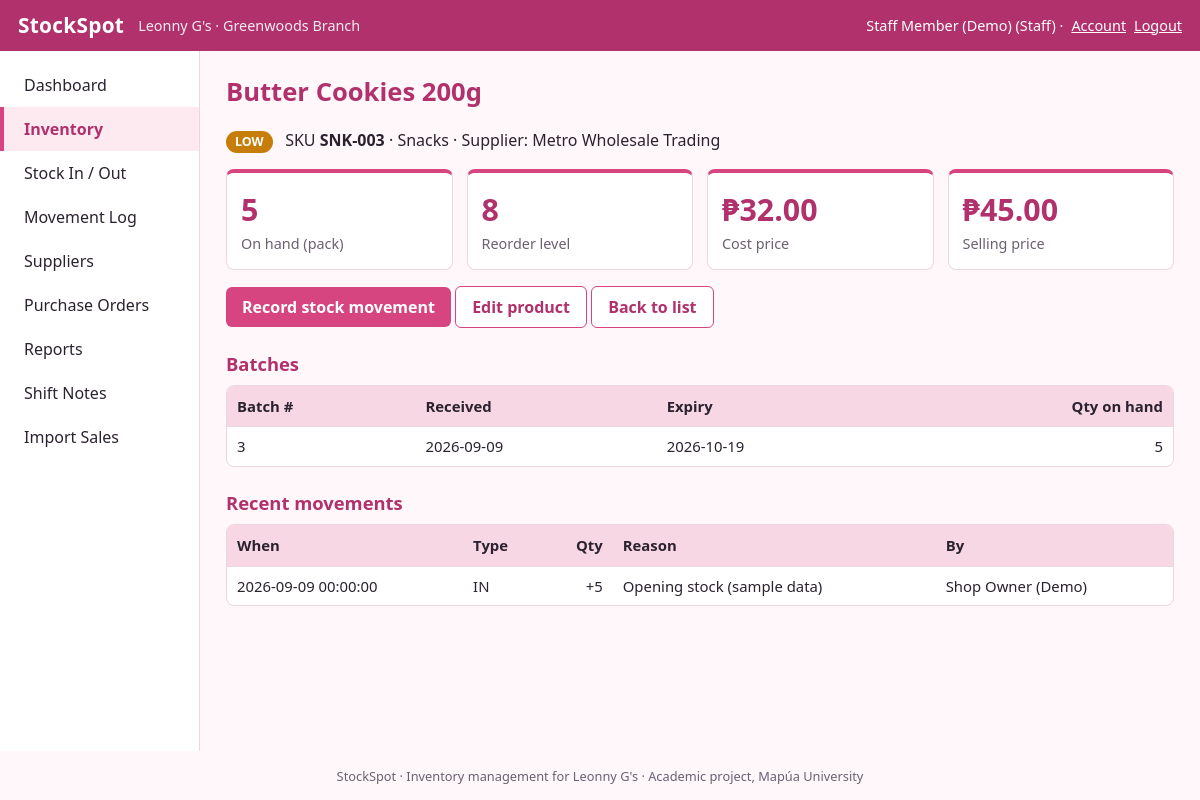
Screenshot of /product_view.php?id=3 (signed in) with the database file from the repository.
### tables this page shows
CREATE TABLE products (
  product_id    INT UNSIGNED AUTO_INCREMENT PRIMARY KEY,
  category_id   INT UNSIGNED NOT NULL,
  supplier_id   INT UNSIGNED NULL,
  sku           VARCHAR(50)  NOT NULL UNIQUE,
  product_name  VARCHAR(100) NOT NULL,
  unit          VARCHAR(20)  NOT NULL DEFAULT 'pc',
  cost_price    DECIMAL(10,2) NOT NULL DEFAULT 0,
  selling_price DECIMAL(10,2) NOT NULL DEFAULT 0,
  reorder_level INT UNSIGNED NOT NULL DEFAULT 0,
  has_expiry    TINYINT(1) NOT NULL DEFAULT 0,
  is_archived   TINYINT(1) NOT NULL DEFAULT 0,
  created_at    TIMESTAMP NOT NULL DEFAULT CURRENT_TIMESTAMP,
  CONSTRAINT fk_prod_cat FOREIGN KEY (category_id) REFERENCES categories(category_id),
  CONSTRAINT fk_prod_sup FOREIGN KEY (supplier_id) REFERENCES suppliers(supplier_id) ON DELETE SET NULL,
  CONSTRAINT chk_prices CHECK (cost_price >= 0 AND selling_price >= 0),
  INDEX idx_prod_name (product_name)
);

CREATE TABLE categories (
  category_id   INT UNSIGNED AUTO_INCREMENT PRIMARY KEY,
  category_name VARCHAR(60) NOT NULL UNIQUE
);

CREATE TABLE suppliers (
  supplier_id    INT UNSIGNED AUTO_INCREMENT PRIMARY KEY,
  supplier_name  VARCHAR(100) NOT NULL,
  contact_number VARCHAR(30)  NULL,
  address        VARCHAR(255) NULL
);

CREATE TABLE stock_batches (
  batch_id         INT UNSIGNED AUTO_INCREMENT PRIMARY KEY,
  product_id       INT UNSIGNED NOT NULL,
  po_item_id       INT UNSIGNED NULL,
  quantity_on_hand INT UNSIGNED NOT NULL DEFAULT 0,
  date_received    DATE NOT NULL,
  expiry_date      DATE NULL,
  CONSTRAINT fk_batch_prod FOREIGN KEY (product_id) REFERENCES products(product_id),
  CONSTRAINT fk_batch_poi  FOREIGN KEY (po_item_id) REFERENCES po_items(po_item_id) ON DELETE SET NULL,
  INDEX idx_batch_prod_exp (product_id, expiry_date)
);

CREATE TABLE stock_movements (
  movement_id INT UNSIGNED AUTO_INCREMENT PRIMARY KEY,
  product_id  INT UNSIGNED NOT NULL,
  batch_id    INT UNSIGNED NULL,
  user_id     INT UNSIGNED NOT NULL,
  type        ENUM('IN','OUT','ADJUST','WASTE') NOT NULL,
  quantity    INT NOT NULL,                  
  reason      VARCHAR(255) NULL,
  moved_at    DATETIME NOT NULL DEFAULT CURRENT_TIMESTAMP,
  CONSTRAINT fk_mov_prod  FOREIGN KEY (product_id) REFERENCES products(product_id),
  CONSTRAINT fk_mov_batch FOREIGN KEY (batch_id)   REFERENCES stock_batches(batch_id) ON DELETE SET NULL,
  CONSTRAINT fk_mov_user  FOREIGN KEY (user_id)    REFERENCES users(user_id),
  INDEX idx_mov_date (moved_at),
  INDEX idx_mov_prod (product_id)
);

CREATE TABLE users (
  user_id       INT UNSIGNED AUTO_INCREMENT PRIMARY KEY,
  full_name     VARCHAR(100) NOT NULL,
  username      VARCHAR(50)  NOT NULL UNIQUE,
  password_hash VARCHAR(255) NOT NULL,
  role          ENUM('Owner','Staff') NOT NULL DEFAULT 'Staff',
  is_active     TINYINT(1) NOT NULL DEFAULT 1,
  created_at    TIMESTAMP NOT NULL DEFAULT CURRENT_TIMESTAMP
);

### includes/auth.php (called while the page is built, shortened)
<?php
function current_user(): ?array { return isset($_SESSION['uid']) ? ['id' => $_SESSION['uid'], 'name' => $_SESSION['name'], 'role' => $_SESSION['role']] : null; }

### public/product_view.php (the view, shortened to what this page needs)
<?php
$pdo = db();
$id = parse_uint(get('id'));
$st = $pdo->prepare(product_sql('p.product_id = ?')); $st->execute([(int)$id]);
$p = $st->fetch();
$b = $pdo->prepare('SELECT * FROM stock_batches WHERE product_id = ? ORDER BY (quantity_on_hand = 0), (expiry_date IS NULL), expiry_date, batch_id'); $b->execute([$id]);
$batches = $b->fetchAll();
$m = $pdo->prepare('SELECT m.*, u.full_name FROM stock_movements m JOIN users u ON u.user_id = m.user_id WHERE m.product_id = ? ORDER BY m.moved_at DESC, m.movement_id DESC LIMIT 30'); $m->execute([$id]);
$moves = $m->fetchAll();
page_header($p['product_name'], 'inventory');
?>
<p><?= status_badge(product_status($p)) ?> &nbsp; SKU <strong><?= e($p['sku']) ?></strong> &middot; <?= e($p['category_name']) ?> &middot; Supplier: <?= e($p['supplier_name'] ?? 'none') ?></p>
<div class="cards">
 <div class="card"><div class="n"><?= (int)$p['qty'] ?></div><div class="l">On hand (<?= e($p['unit']) ?>)</div></div>
 <div class="card"><div class="n"><?= (int)$p['reorder_level'] ?></div><div class="l">Reorder level</div></div>
 <div class="card"><div class="n"><?= money($p['cost_price']) ?></div><div class="l">Cost price</div></div>
 <div class="card"><div class="n"><?= money($p['selling_price']) ?></div><div class="l">Selling price</div></div>
</div>
<p><a class="btn" href="stock_move.php?product=<?= (int)$id ?>">Record stock movement</a> <a class="btn sec" href="product_form.php?id=<?= (int)$id ?>">Edit product</a> <a class="btn sec" href="products.php">Back to list</a></p>
<h2>Batches</h2>
<div class="tablewrap"><table><tr><th>Batch #</th><th>Received</th><th>Expiry</th><th class="num">Qty on hand</th></tr>
<?php foreach ($batches as $x): ?><tr><td><?= (int)$x['batch_id'] ?></td><td><?= e($x['date_received']) ?></td><td><?= e($x['expiry_date'] ?? 'n/a') ?></td><td class="num"><?= (int)$x['quantity_on_hand'] ?></td></tr>
<?php endforeach; if (!$batches): ?><tr><td colspan="4" class="empty">No stock recorded yet.</td></tr><?php endif; ?></table></div>
<h2>Recent movements</h2>
<div class="tablewrap"><table><tr><th>When</th><th>Type</th><th class="num">Qty</th><th>Reason</th><th>By</th></tr>
<?php foreach ($moves as $x): ?><tr><td class="nw"><?= e($x['moved_at']) ?></td><td><?= e($x['type']) ?></td><td class="num"><?= (int)$x['quantity'] > 0 ? '+' : '' ?><?= (int)$x['quantity'] ?></td><td><?= e($x['reason'] ?? '') ?></td><td><?= e($x['full_name']) ?></td></tr>
<?php endforeach; if (!$moves): ?><tr><td colspan="5" class="empty">No movements yet.</td></tr><?php endif; ?></table></div>
<?php page_footer();

### includes/layout.php (shortened to what this page needs)
<?php
function page_header(string $title, string $active = ''): void {
    $u = current_user();
    $nav = [
        'dashboard' => ['dashboard.php', 'Dashboard'],
        'inventory' => ['products.php', 'Inventory'],
        'stock'     => ['stock_move.php', 'Stock In / Out'],
        'movements' => ['movements.php', 'Movement Log'],
        'suppliers' => ['suppliers.php', 'Suppliers'],
        'po'        => ['purchase_orders.php', 'Purchase Orders'],
        'reports'   => ['reports.php', 'Reports'],
        'notes'     => ['notes.php', 'Shift Notes'],
        'import'    => ['import_sales.php', 'Import Sales'],
    ];
    ?><!DOCTYPE html>
<html lang="en"><head>
<link rel="stylesheet" href="assets/style.css">
</head><body>
<header class="top">
  <a class="brand" href="<?= $u ? 'dashboard.php' : 'index.php' ?>"><?= e(APP_NAME) ?></a>
  <span class="store"><?= e(STORE_NAME) ?> &middot; Greenwoods Branch</span>
  <?php if ($u): ?>
  <span class="who"><?= e($u['name']) ?> (<?= e($u['role']) ?>) &middot; <a href="account.php">Account</a>
    <form method="post" action="logout.php" class="inline"><?= csrf_field() ?><button class="link" type="submit">Logout</button></form></span>
  <?php endif; ?>
</header>
<div class="shell">
<?php if ($u): ?>
<nav class="side"><?php foreach ($nav as $k => [$href, $label]): ?>
  <a href="<?= e($href) ?>" class="<?= $k === $active ? 'active' : '' ?>"><?= e($label) ?></a>
<?php endforeach; ?></nav>
<?php endif; ?>
<main class="content">
<h1><?= e($title) ?></h1>
<?php }
function page_footer(): void { ?>
</main></div>
<footer class="foot">StockSpot &middot; Inventory management for Leonny G's &middot; Academic project, Mapúa University</footer>
</body></html>
<?php }

### public/assets/style.css (style rules this page uses)
:root { --pink:#d6457f;--pink-d:#b0316b;--pink-l:#fdeaf1;--pink-m:#f8d7e5;--ink:#2b2230;--mute:#6b6072;--line:#ead7e0;--ok:#2e8b57;--warn:#c77d0a;--bad:#c0392b;--bg:#fff7fa }
* { box-sizing:border-box }
body { margin:0;font-family:system-ui,-apple-system,"Segoe UI",Roboto,Arial,sans-serif;color:var(--ink);background:var(--bg);line-height:1.5 }
a { color:var(--pink-d) }
.top { display:flex;align-items:center;gap:14px;background:var(--pink-d);color:#fff;padding:10px 18px;flex-wrap:wrap }
.top a { color:#fff }
.brand { font-weight:700;font-size:1.3rem;text-decoration:none;letter-spacing:.3px }
.store { opacity:.9;font-size:.9rem }
.who { margin-left:auto;font-size:.9rem;display:flex;gap:8px;align-items:center }
.inline { display:inline }
.link { background:none;border:0;color:#fff;text-decoration:underline;cursor:pointer;font:inherit;padding:0 }
.shell { display:flex;min-height:calc(100vh - 100px) }
.side { width:200px;background:#fff;border-right:1px solid var(--line);padding:12px 0;flex-shrink:0 }
.side a { display:block;padding:10px 20px;text-decoration:none;color:var(--ink);border-left:4px solid transparent }
.side a.active { background:var(--pink-l);border-left-color:var(--pink);color:var(--pink-d);font-weight:600 }
.content { flex:1;padding:22px 26px;min-width:0;max-width:1200px }
h1 { margin:0 0 16px;color:var(--pink-d);font-size:1.6rem }
h2 { color:var(--pink-d);font-size:1.15rem;margin:22px 0 8px }
.cards { display:grid;grid-template-columns:repeat(auto-fit,minmax(170px,1fr));gap:14px;margin-bottom:10px }
.card { background:#fff;border:1px solid var(--line);border-top:4px solid var(--pink);border-radius:8px;padding:14px }
.card .n { font-size:1.9rem;font-weight:700;color:var(--pink-d) }
.card .l { color:var(--mute);font-size:.9rem }
.tablewrap { overflow-x:auto;background:#fff;border:1px solid var(--line);border-radius:8px }
table { border-collapse:collapse;width:100%;font-size:.93rem }
th { background:var(--pink-m);text-align:left;padding:9px 10px;white-space:nowrap }
td { padding:8px 10px;border-top:1px solid var(--line);vertical-align:top }
.num { text-align:right;white-space:nowrap }
.btn,button.btn { display:inline-block;background:var(--pink);color:#fff;border:0;border-radius:6px;padding:8px 16px;font:inherit;font-weight:600;cursor:pointer;text-decoration:none }
.btn.sec { background:#fff;color:var(--pink-d);border:1px solid var(--pink) }
.foot { text-align:center;color:var(--mute);font-size:.8rem;padding:16px }
.nw { white-space:nowrap }

### rows the page displays
products: product_name "Butter Cookies 200g", sku "SNK-003", category.category_name "Snacks", supplier.supplier_name "Metro Wholesale Trading", unit "pack", reorder_level "8", cost_price "₱32.00", selling_price "₱45.00"
stock_batches: batch_id "3", date_received "2026-09-09", expiry_date "2026-10-19", quantity_on_hand "5"
stock_movements: moved_at "2026-09-09 00:00:00", type "IN", quantity "5", reason "Opening stock (sample data)", user.full_name "Shop Owner (Demo)"

### other values shown
APP_NAME "StockSpot"
STORE_NAME "Leonny G's"
$u['name'] "Staff Member (Demo)"
$u['role'] "Staff"
$label "Dashboard"
$label "Inventory"
$label "Stock In / Out"
$label "Movement Log"
$label "Suppliers"
$label "Purchase Orders"
$label "Reports"
$label "Shift Notes"
$label "Import Sales"
$s "LOW"
$p['qty'] "5"
